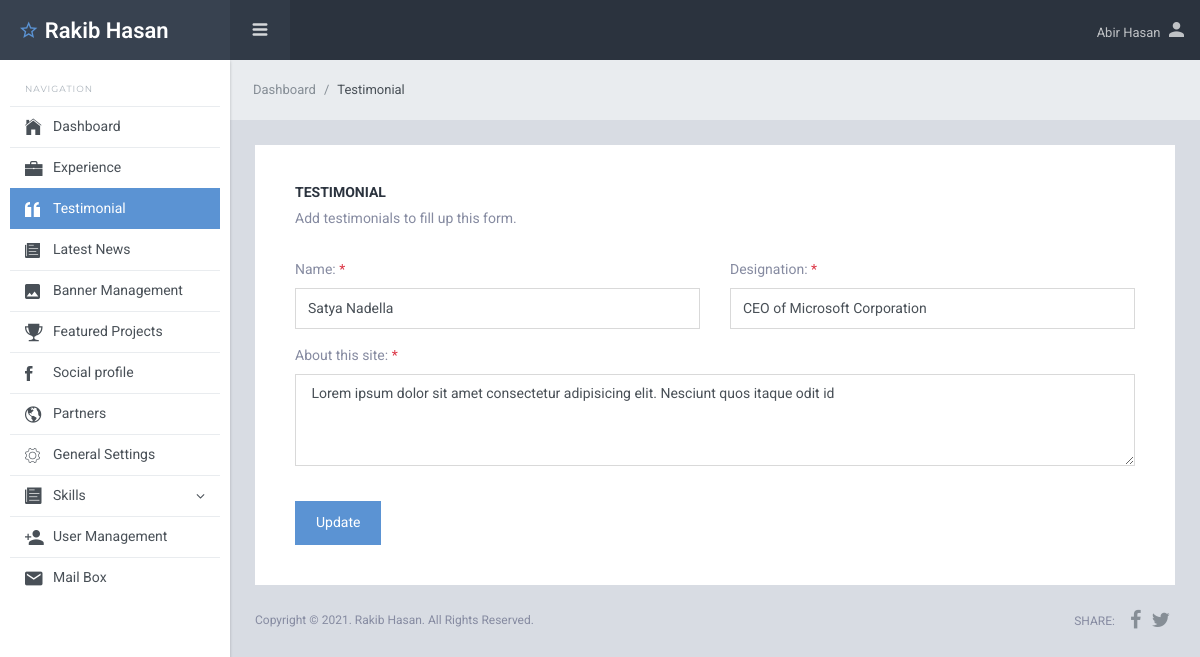
The page /admin/manage_testimonial.php?id=3&&task=edit (signed in) on the database its author committed.
### tables this page shows
CREATE TABLE `testimonial` (
  `id` int(11) NOT NULL,
  `name` varchar(100) NOT NULL,
  `designation` varchar(50) NOT NULL,
  `comment` text NOT NULL,
  `status` int(1) NOT NULL DEFAULT 1
);

### admin/inc/functions.inc.php (called while the page is built, shortened)
<?php
function db_connect()
{
    return $con = mysqli_connect("localhost", "root", "", "portfolio");
}
function select_all($table_name, $conditions = "")
{
    $select_query = mysqli_query(db_connect(), "SELECT * FROM $table_name $conditions");
    return $select_query;
}

### admin/manage_testimonial.php (the view, shortened to what this page needs)
<?php
require_once('top.inc.php');
$name = $designation = $comment = "";
if (isset($_GET['task']) && $_GET['task'] == "edit") {
    $id = $_SESSION["edit_testimonial_id"]  = $_GET['id'];
    $testimonial = mysqli_fetch_assoc(select_all("testimonial", "WHERE id='$id'"));
    $name = $testimonial['name'];
    $designation = $testimonial['designation'];
    $comment = $testimonial['comment'];
} else {
    unset($_SESSION["edit_testimonial_id"]);
}
?>
<div class="sl-mainpanel">
    <nav class="breadcrumb sl-breadcrumb">
        <a class="breadcrumb-item" href="index.php">Dashboard</a>
        <span class="breadcrumb-item active">Testimonial</span>
    </nav>
    <div class="sl-pagebody">
        <div class="card pd-20 pd-sm-40">
            <h6 class="card-body-title">Testimonial</h6>
            <p class="mg-b-20 mg-sm-b-30">Add testimonials to fill up this form.</p>
            <div class="form-layout">
                <form action="submit_testimonial.php" method="post">
                    <div class="row mg-b-25">
                        <div class="col-lg-6">
                            <div class="form-group">
                                <label class="form-control-label">Name: <span class="tx-danger">*</span></label>
                                <input class="form-control <?= (isset($_SESSION['name_error'])) ? 'is-invalid' : '' ?>" value="<?= isset($_SESSION["old_name"]) ? $_SESSION["old_name"] : "$name"; ?>" type="text" name="name" placeholder="Enter name">
                            </div>
                        </div>
                        <div class="col-lg-6">
                            <div class="form-group">
                                <label class="form-control-label">Designation: <span class="tx-danger">*</span></label>
                                <input class="form-control <?= (isset($_SESSION['designation_error'])) ? 'is-invalid' : '' ?>" value="<?= isset($_SESSION["old_designation"]) ? $_SESSION["old_designation"] : "$designation" ?>" type="text" name="designation" placeholder="CEO of Google">
                            </div>
                        </div>
                        <div class="col-lg-12">
                            <div class="form-group mg-b-10-force">
                                <label class="form-control-label">About this site: <span class="tx-danger">*</span></label>
                                <textarea type="text" name="comment" class="form-control <?= (isset($_SESSION['comment_error'])) ? 'is-invalid' : "" ?>" rows="4"> <?= $comment ?></textarea>
                            </div>
                        </div>
                    </div>
                    <div class="form-layout-footer">
                        <button type="submit" name="<?= isset($_SESSION["edit_testimonial_id"]) ? "edit_testimonial" : "submit_testimonial" ?>" class="btn btn-info mg-r-5"><?= isset($_SESSION["edit_testimonial_id"]) ? "Update" : "Submit" ?></button>
                    </div>
                </form>
            </div>
        </div>
    </div>
    <?php
    require_once "footer.inc.php";
    ?>

### rows shown on the page
testimonial: name "Satya Nadella", designation "CEO of Microsoft Corporation", comment "Lorem ipsum dolor sit amet consectetur adipisicing elit. Nesciunt quos itaque odit id"

### other values the page prints
$_SESSION['ADMIN_NAME'] "Abir Hasan"
